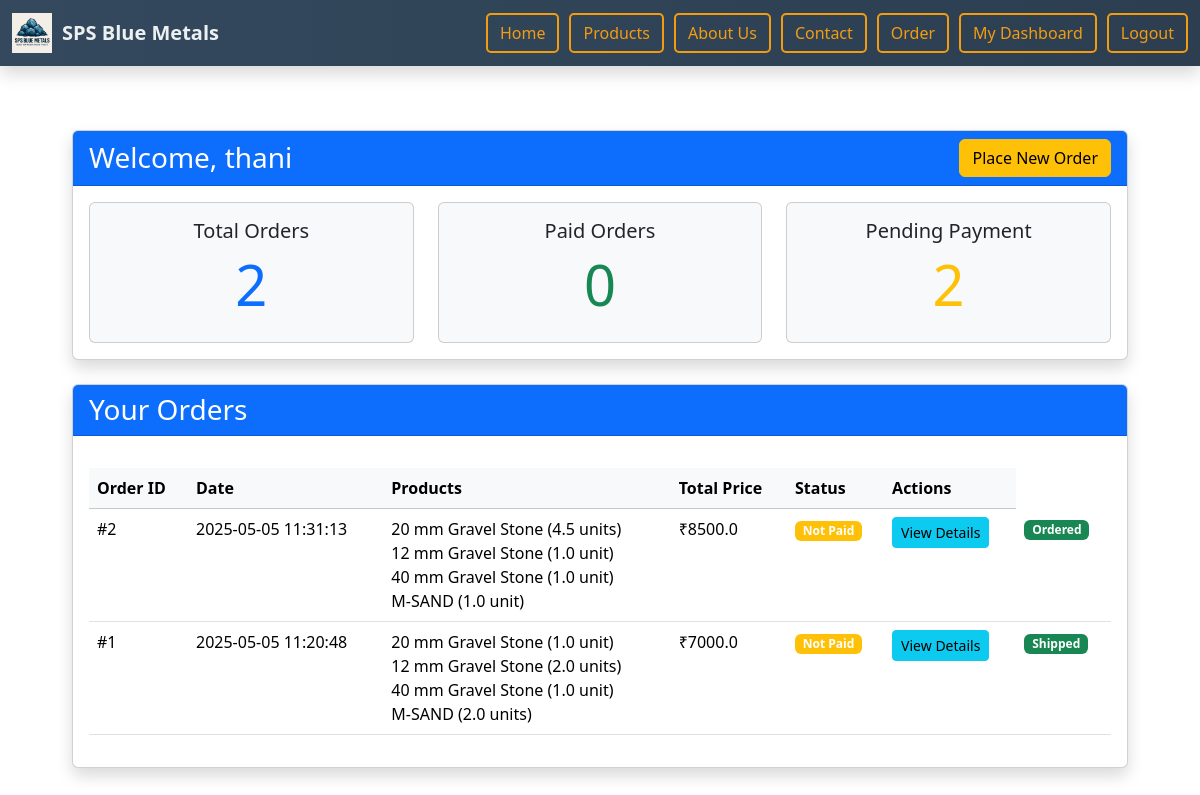
Screenshot of /user-dashboard (signed in) with the database file from the repository.
### tables this page shows
CREATE TABLE users (
            id INTEGER PRIMARY KEY AUTOINCREMENT,
            username TEXT UNIQUE NOT NULL,
            email TEXT UNIQUE NOT NULL,
            password TEXT NOT NULL
        );

CREATE TABLE orders (
            id INTEGER PRIMARY KEY AUTOINCREMENT,
            name TEXT,
            address TEXT,
            phone TEXT,
            total_price REAL,
            timestamp TEXT,
            payment_status TEXT DEFAULT 'Not Paid',
            order_status TEXT DEFAULT 'Ordered',
            user_id INTEGER
        );

CREATE TABLE order_items (
            id INTEGER PRIMARY KEY AUTOINCREMENT,
            order_id INTEGER,
            product TEXT,
            quantity REAL,
            FOREIGN KEY(order_id) REFERENCES orders(id)
        );

### app.py (the view)
@app.route('/user-dashboard')
@user_login_required
def user_dashboard():
    user_id = session.get('user_id')
    conn = sqlite3.connect('orders.db')
    c = conn.cursor()
    c.execute("SELECT * FROM users WHERE id = ?", (user_id,))
    user = c.fetchone()
    c.execute("SELECT * FROM orders WHERE user_id = ? ORDER BY timestamp DESC", (user_id,))
    user_orders = c.fetchall()
    c.execute("SELECT oi.* FROM order_items oi JOIN orders o ON oi.order_id = o.id WHERE o.user_id = ?", (user_id,))
    items = c.fetchall()
    order_items = {}
    for item in items:
        item_id, order_id, product, quantity = item
        order_items.setdefault(order_id, []).append((product, quantity))
    paid_orders = len([order for order in user_orders if order[6] == 'Paid'])
    unpaid_orders = len(user_orders) - paid_orders
    ordered_count = len([order for order in user_orders if order[7] == 'Ordered'])
    shipped_count = len([order for order in user_orders if order[7] == 'Shipped'])
    delivered_count = len([order for order in user_orders if order[7] == 'Delivered'])
    conn.close()
    return render_template('user_dashboard.html',
                          user={"id": user[0], "username": user[1], "email": user[2]},
                          user_orders=user_orders,
                          order_items=order_items,
                          paid_orders=paid_orders,
                          unpaid_orders=unpaid_orders,
                          ordered_count=ordered_count,
                          shipped_count=shipped_count,
                          delivered_count=delivered_count)

### app.py (called while the page is built)
def user_login_required(f):
    @wraps(f)
    def decorated_function(*args, **kwargs):
        if not session.get('user_logged_in'):
            flash('Please login to view this page.', 'warning')
            return redirect('/login')
        return f(*args, **kwargs)
    return decorated_function

### templates/user_dashboard.html
{% extends "base.html" %}
{% block content %}
<div class="container py-4">
    <div class="row mb-4">
        <div class="col-12">
            <div class="card shadow" data-aos="fade-up">
                <div class="card-header bg-primary text-white d-flex justify-content-between align-items-center">
                    <h3 class="mb-0">Welcome, {{ user.username }}</h3>
                    <a href="{{ url_for('order') }}" class="btn btn-warning">Place New Order</a>
                </div>
                <div class="card-body">
                    <div class="row g-4">
                        <div class="col-md-4">
                            <div class="card bg-light h-100">
                                <div class="card-body text-center">
                                    <h5 class="card-title">Total Orders</h5>
                                    <h2 class="display-4 text-primary">{{ user_orders|length }}</h2>
                                </div>
                            </div>
                        </div>
                        <div class="col-md-4">
                            <div class="card bg-light h-100">
                                <div class="card-body text-center">
                                    <h5 class="card-title">Paid Orders</h5>
                                    <h2 class="display-4 text-success">{{ paid_orders }}</h2>
                                </div>
                            </div>
                        </div>
                        <div class="col-md-4">
                            <div class="card bg-light h-100">
                                <div class="card-body text-center">
                                    <h5 class="card-title">Pending Payment</h5>
                                    <h2 class="display-4 text-warning">{{ unpaid_orders }}</h2>
                                </div>
                            </div>
                        </div>
                    </div>
                </div>
            </div>
        </div>
    </div>
    <div class="row">
        <div class="col-12">
            <div class="card shadow" data-aos="fade-up" data-aos-delay="100">
                <div class="card-header bg-primary text-white">
                    <h3 class="mb-0">Your Orders</h3>
                </div>
                <div class="card-body">
                    {% if user_orders %}
                        <div class="table-responsive">
                            <table class="table table-hover">
                                <thead class="table-light">
                                    <tr>
                                        <th>Order ID</th>
                                        <th>Date</th>
                                        <th>Products</th>
                                        <th>Total Price</th>
                                        <th>Status</th>
                                        <th>Actions</th>
                                    </tr>
                                </thead>
                                <tbody>
                                    {% for order in user_orders %}
                                    <p>
                                        <tr>
                                            <td>#{{ order[0] }}</td>
                                            <td>{{ order[5] }}</td>
                                            <td>
                                                <ul class="list-unstyled mb-0">
                                                    {% for product, quantity in order_items.get(order[0], []) %}
                                                        <li>{{ product }} ({{ quantity }} unit{% if quantity > 1 %}s{% endif %})</li>
                                                    {% endfor %}
                                                </ul>
                                            </td>
                                            <td>₹{{ order[4]|round(2) }}</td>
                                            <td>
                                                {% if order[6] == 'Paid' %}
                                                    <span class="badge bg-success">Paid</span>
                                                {% else %}
                                                    <span class="badge bg-warning">Not Paid</span>
                                                {% endif %}
                                            </td>
                                            <td>
                                                <a href="{{ url_for('view_order_details', order_id=order[0]) }}" class="btn btn-sm btn-info">View Details</a>
                                            </td>
                                            <td>
                                                {% if order[7] == 'Ordered' %}
                                                    <span class="badge bg-success">Ordered</span>
                                                {% elif order[7] == 'Shipped' %}
                                                    <span class="badge bg-success">Shipped</span>
                                                {% else %}
                                                    <span class="badge bg-warning">Delivered</span>
                                                {% endif %}
                                            </td>
                                        </tr>
                                    {% endfor %}
                                </tbody>
                            </table>
                        </div>
                    {% else %}
                        <div class="text-center py-5">
                            <h4 class="text-muted">You haven't placed any orders yet</h4>
                            <a href="{{ url_for('order') }}" class="btn btn-primary mt-3">Place Your First Order</a>
                        </div>
                    {% endif %}
                </div>
            </div>
        </div>
    </div>
</div>
{% endblock %}

### templates/base.html (style rules this page uses)
html, body { margin: 0; padding: 0; width: 100%; overflow-x: hidden; background-color: #f4f4f9; }

### rows the page displays
users: username "thani"
orders: id "2", timestamp "2025-05-05 11:31:13", total_price "8500.0", payment_status "Not Paid", order_status "Ordered"
order_items: product "20 mm Gravel Stone", quantity "4.5", shows "s"
order_items: product "12 mm Gravel Stone", quantity "1.0"
order_items: product "40 mm Gravel Stone", quantity "1.0"
order_items: product "M-SAND", quantity "1.0"
orders: id "1", timestamp "2025-05-05 11:20:48", total_price "7000.0", payment_status "Not Paid", order_status "Shipped"
order_items: product "20 mm Gravel Stone", quantity "1.0"
order_items: product "12 mm Gravel Stone", quantity "2.0", shows "s"
order_items: product "40 mm Gravel Stone", quantity "1.0"
order_items: product "M-SAND", quantity "2.0", shows "s"

### other values shown
{{ user_orders|length }} "2"
{{ paid_orders }} "0"
{{ unpaid_orders }} "2"
